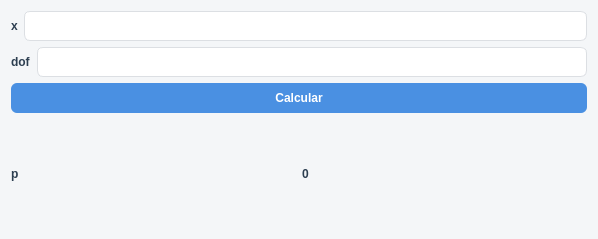
<?xml version="1.0" encoding="UTF-8"?>
<ui version="4.0">
 <class>Dialog</class>
 <widget class="QDialog" name="Dialog">
  <property name="geometry">
   <rect>
    <x>0</x>
    <y>0</y>
    <width>598</width>
    <height>239</height>
   </rect>
  </property>
  <property name="windowTitle">
   <string>Integración numérica</string>
  </property>
  <property name="styleSheet">
   <string notr="true">/* Fondo general del diálogo */
QDialog {
    background-color: #f4f6f8;
    font-family: &quot;Segoe UI&quot;;
    font-size: 10pt;
}

/* Etiquetas */
QLabel {
    color: #2c3e50;
    font-weight: 500;
}

/* Campos de texto */
QLineEdit {
    background-color: #ffffff;
    border: 1px solid #dcdfe3;
    border-radius: 6px;
    padding: 6px 8px;
    selection-background-color: #4a90e2;
    selection-color: white;
}

QLineEdit:focus {
    border: 1px solid #4a90e2;
}

/* Botones */
QPushButton {
    background-color: #4a90e2;
    color: white;
    border: none;
    border-radius: 6px;
    padding: 8px 14px;
    font-weight: 500;
}

QPushButton:hover {
    background-color: #3b7dc4;
}

QPushButton:pressed {
    background-color: #2f5f94;
}

QPushButton:disabled {
    background-color: #cfd6dd;
    color: #7a8a99;
}</string>
  </property>
  <layout class="QGridLayout" name="gridLayout">
   <item row="0" column="0">
    <layout class="QVBoxLayout" name="verticalLayout">
     <item>
      <layout class="QHBoxLayout" name="horizontalLayout">
       <item>
        <widget class="QLabel" name="label">
         <property name="text">
          <string>x</string>
         </property>
        </widget>
       </item>
       <item>
        <widget class="QLineEdit" name="lineEdit_x"/>
       </item>
      </layout>
     </item>
     <item>
      <layout class="QHBoxLayout" name="horizontalLayout_2">
       <item>
        <widget class="QLabel" name="label_3">
         <property name="text">
          <string>dof</string>
         </property>
        </widget>
       </item>
       <item>
        <widget class="QLineEdit" name="lineEdit_dof"/>
       </item>
      </layout>
     </item>
     <item>
      <widget class="QPushButton" name="botonCalcular">
       <property name="text">
        <string>Calcular</string>
       </property>
      </widget>
     </item>
     <item>
      <layout class="QHBoxLayout" name="horizontalLayout_3">
       <item>
        <widget class="QLabel" name="label_2">
         <property name="text">
          <string>p</string>
         </property>
        </widget>
       </item>
       <item>
        <widget class="QLabel" name="label_resultado">
         <property name="text">
          <string>0</string>
         </property>
        </widget>
       </item>
      </layout>
     </item>
    </layout>
   </item>
  </layout>
 </widget>
 <resources/>
 <connections/>
</ui>
